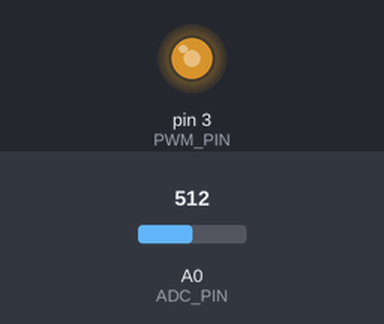
The sketch below on a simulated Arduino Uno, built with avr-gcc and run on an emulated ATmega328P. On the bench: output pins drawn as LEDs (lit = HIGH). Inputs (shaded band) come from the test bench; at power-on: A0 (ADC_PIN) = 512. What the sketch prints to the serial monitor is not drawn.

Above: at 4.2 s.
4.3 s: A0 (ADC_PIN) set to 912
7.3 s: A0 (ADC_PIN) set to 890
At 23.3 s:
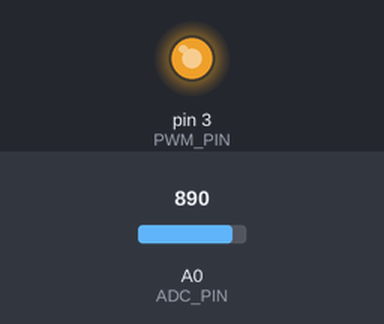
Timing chart, 0 to 23.7 s (numbered marks = the images above; inputs shaded):
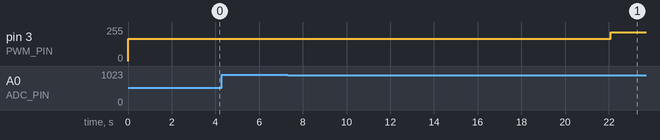

The sketch:

Lab0.ino
```cpp
// Laboratório Zero
// Verificação da operação do módulo didático
// Data: 22/08/2022
//#define KP 2
//#define KI 90
//#define KA 0.0075
//#define KD 10*1e-6
#define TS 1e2 //us
#define PWM_PIN 3
#define ADC_PIN 0

int r[] = {500, 650};
float u = 0, us[2], yf[2];
int i = 0, j = 0, k = 0, y[2];


// rotina de configuração:
void setup() {
  Serial.begin(57600);
//  Serial.begin(9600);
  for(i=0; i<2; i++) yf[i] = 0;
  for(i=0; i<2; i++) y[i] = 0;
  for(i=0; i<2; i++) us[i] = 0;

}

// loop infinito:
void loop()
{
   k++;

   if(k >= 5000){
    k = 0;
    j++;
    if(j >= 2) j = 0;
  }

  y[1] = y[0];
  y[0] = analogRead(ADC_PIN);
  yf[1] = yf[0];

  // filtro passa-baixas:
  yf[0] = 0.05*y[1] + 0.95*yf[1];

  // Sinal de atuação
  us[0] = r[j]/3;

  // Escrita sinal de controle
  u = us[0];
  if(u > 255) u = 255;
  if(u < 0) u  = 0;

  analogWrite(PWM_PIN, u);
  delayMicroseconds(TS);

//  Serial.print(yf[0]);
//  Serial.print(" ");

  Serial.print(y[0]);
  Serial.print(" ");

  Serial.print(yf[0]);
  Serial.print(" ");

//  Serial.print(r[j]);
//  Serial.print(" ");

  Serial.println(u);
  Serial.print(" ");

  Serial.print(0);
  Serial.print(" ");

//  Serial.print(255);
//  Serial.print(" ");

  Serial.print(800);
  Serial.print(" ");

  // Serial.println(255);

}
```
